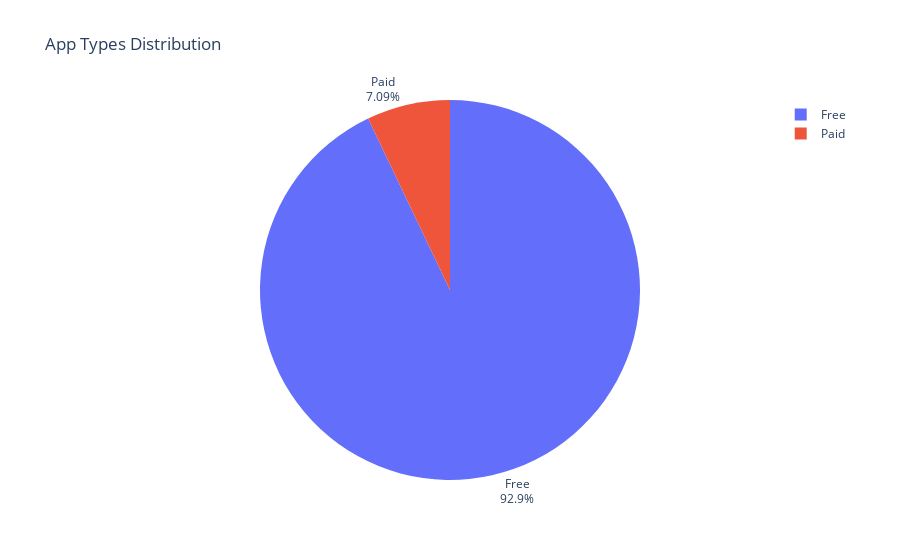

Write notebook code for a chart like this one.
### Code cell
y = df_apps_clean.Type.value_counts()
label = y.index.to_numpy() 

fig = px.pie(names=y.index, values=y.values, 
             labels=label, title="App Types Distribution")
fig.update_traces(textposition='outside', textinfo='percent+label')
fig.show()

fig.write_image("App_Types_Distribution.png")

### Figure 1 — Plotly figure (JSON) as saved in the notebook; plotly's stock layout.template omitted (floating-point values rounded to 4 significant figures)
{"data": [{"domain": {"x": [0, 1], "y": [0, 1]}, "hovertemplate": "label=%{label}<br>value=%{value}<extra></extra>", "labels": ["Free", "Paid"], "legendgroup": "", "name": "", "showlegend": true, "textinfo": "percent+label", "textposition": "outside", "type": "pie", "values": [7703, 588]}], "layout": {"legend": {"tracegroupgap": 0}, "title": {"text": "App Types Distribution"}}}
